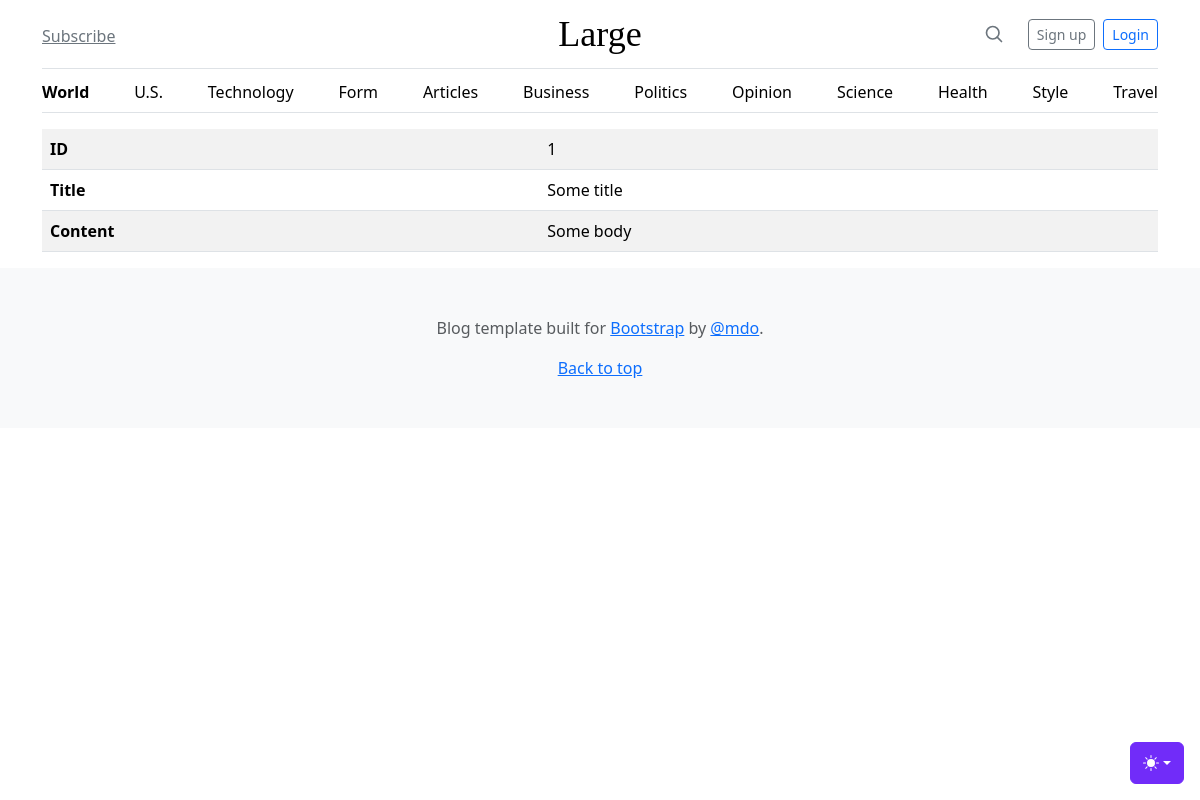
/articles/view?id=1, run on the app's committed database.
### tables this page shows
CREATE TABLE articles
(
    id    integer
        constraint articles_pk
            primary key autoincrement,
    title text not null,
    body  text
);

### helpers.php (called while the page is built, shortened)
<?php
function view($viewName, $variables=[]) {
    extract($variables);
    include __DIR__ . "/views/$viewName.php";
}

### src/Controllers/ArticleController.php (called while the page is built, shortened)
<?php
class ArticleController
{
    public function view() {
        $article = Article::find($_GET['id']);
        view('articles/view', compact('article'));
    }
}

### src/DB.php (called while the page is built, shortened)
<?php
class DB
{
    private $conn;
    public function __construct()
    {
        try {
            $this->conn = new PDO("sqlite:db.sqlite");
            $this->conn->setAttribute(PDO::ATTR_ERRMODE, PDO::ERRMODE_EXCEPTION);
        } catch (PDOException $e) {
            echo "Connection failed: " . $e->getMessage();
        }
    }
    public function find($table, $class, $id)
    {
        $stmt = $this->conn->prepare("SELECT * FROM $table WHERE id=$id");
        $stmt->execute();
        $stmt->setFetchMode(PDO::FETCH_CLASS, $class);
        return $stmt->fetch();
    }
}

### src/Models/Model.php (called while the page is built, shortened)
<?php
abstract class Model {
    public static $table;
    public static function find($id) {
        $db = new DB();
        return $db->find(static::$table, static::class, $id);
    }
}

### views/articles/view.php (the view)
<?php include __DIR__ . '/../partials/header.php'; ?>
<main class="container">
    <table class="table table-striped table-hover">
        <tbody>
            <tr>
                <th>ID</th>
                <td><?= $article->id ?></td>
            </tr>
            <tr>
                <th>Title</th>
                <td><?= $article->title ?></td>
            </tr>
            <tr>
                <th>Content</th>
                <td><?= $article->body ?></td>
            </tr>
        </tbody>
    </table>
</main>
<?php include __DIR__ . '/../partials/footer.php'; ?>

### data on the page
articles: id "1", title "Some title", body "Some body"
